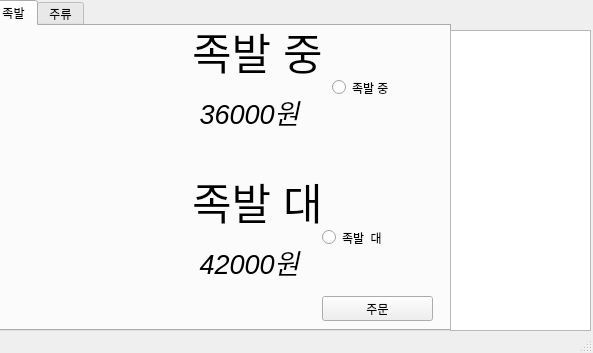
<?xml version="1.0" encoding="UTF-8"?>
<ui version="4.0">
 <class>MainWindow</class>
 <widget class="QMainWindow" name="MainWindow">
  <property name="geometry">
   <rect>
    <x>0</x>
    <y>0</y>
    <width>593</width>
    <height>353</height>
   </rect>
  </property>
  <property name="windowTitle">
   <string>MainWindow</string>
  </property>
  <widget class="QWidget" name="centralwidget">
   <widget class="QTabWidget" name="tabWidget">
    <property name="geometry">
     <rect>
      <x>-10</x>
      <y>0</y>
      <width>461</width>
      <height>331</height>
     </rect>
    </property>
    <property name="currentIndex">
     <number>0</number>
    </property>
    <widget class="QWidget" name="widget">
     <attribute name="title">
      <string>족발</string>
     </attribute>
     <widget class="QLabel" name="label_2">
      <property name="geometry">
       <rect>
        <x>0</x>
        <y>0</y>
        <width>181</width>
        <height>141</height>
       </rect>
      </property>
      <property name="text">
       <string/>
      </property>
      <property name="pixmap">
       <pixmap>jok_l.jpg</pixmap>
      </property>
      <property name="scaledContents">
       <bool>true</bool>
      </property>
     </widget>
     <widget class="QLabel" name="label">
      <property name="geometry">
       <rect>
        <x>0</x>
        <y>150</y>
        <width>181</width>
        <height>141</height>
       </rect>
      </property>
      <property name="text">
       <string/>
      </property>
      <property name="pixmap">
       <pixmap>images.jpeg</pixmap>
      </property>
      <property name="scaledContents">
       <bool>true</bool>
      </property>
     </widget>
     <widget class="QLabel" name="label_6">
      <property name="geometry">
       <rect>
        <x>200</x>
        <y>0</y>
        <width>131</width>
        <height>51</height>
       </rect>
      </property>
      <property name="font">
       <font>
        <pointsize>32</pointsize>
       </font>
      </property>
      <property name="text">
       <string>족발 중 </string>
      </property>
      <property name="scaledContents">
       <bool>true</bool>
      </property>
     </widget>
     <widget class="QLabel" name="label_7">
      <property name="geometry">
       <rect>
        <x>200</x>
        <y>150</y>
        <width>131</width>
        <height>51</height>
       </rect>
      </property>
      <property name="font">
       <font>
        <pointsize>32</pointsize>
       </font>
      </property>
      <property name="text">
       <string>족발 대</string>
      </property>
      <property name="scaledContents">
       <bool>true</bool>
      </property>
     </widget>
     <widget class="QLabel" name="label_9">
      <property name="geometry">
       <rect>
        <x>200</x>
        <y>220</y>
        <width>111</width>
        <height>31</height>
       </rect>
      </property>
      <property name="font">
       <font>
        <pointsize>20</pointsize>
        <italic>true</italic>
       </font>
      </property>
      <property name="text">
       <string> 42000원</string>
      </property>
     </widget>
     <widget class="QLabel" name="label_10">
      <property name="geometry">
       <rect>
        <x>200</x>
        <y>70</y>
        <width>111</width>
        <height>31</height>
       </rect>
      </property>
      <property name="font">
       <font>
        <pointsize>20</pointsize>
        <italic>true</italic>
       </font>
      </property>
      <property name="text">
       <string> 36000원</string>
      </property>
     </widget>
     <widget class="QPushButton" name="pushButton_3">
      <property name="geometry">
       <rect>
        <x>330</x>
        <y>270</y>
        <width>111</width>
        <height>25</height>
       </rect>
      </property>
      <property name="text">
       <string>주문</string>
      </property>
     </widget>
     <widget class="QRadioButton" name="radioButton">
      <property name="geometry">
       <rect>
        <x>340</x>
        <y>50</y>
        <width>112</width>
        <height>23</height>
       </rect>
      </property>
      <property name="text">
       <string>족발 중</string>
      </property>
     </widget>
     <widget class="QRadioButton" name="radioButton_2">
      <property name="geometry">
       <rect>
        <x>330</x>
        <y>200</y>
        <width>112</width>
        <height>23</height>
       </rect>
      </property>
      <property name="text">
       <string>족발  대</string>
      </property>
     </widget>
    </widget>
    <widget class="QWidget" name="tab_2">
     <attribute name="title">
      <string>주류</string>
     </attribute>
     <widget class="QLabel" name="label_3">
      <property name="geometry">
       <rect>
        <x>50</x>
        <y>10</y>
        <width>51</width>
        <height>111</height>
       </rect>
      </property>
      <property name="text">
       <string/>
      </property>
      <property name="pixmap">
       <pixmap>진로.jpg</pixmap>
      </property>
      <property name="scaledContents">
       <bool>true</bool>
      </property>
     </widget>
     <widget class="QLabel" name="label_4">
      <property name="geometry">
       <rect>
        <x>50</x>
        <y>150</y>
        <width>51</width>
        <height>131</height>
       </rect>
      </property>
      <property name="text">
       <string/>
      </property>
      <property name="pixmap">
       <pixmap>참이슬.jpeg</pixmap>
      </property>
      <property name="scaledContents">
       <bool>true</bool>
      </property>
     </widget>
     <widget class="QLabel" name="label_13">
      <property name="geometry">
       <rect>
        <x>120</x>
        <y>10</y>
        <width>201</width>
        <height>51</height>
       </rect>
      </property>
      <property name="font">
       <font>
        <pointsize>32</pointsize>
       </font>
      </property>
      <property name="text">
       <string>       진로</string>
      </property>
      <property name="scaledContents">
       <bool>true</bool>
      </property>
     </widget>
     <widget class="QLabel" name="label_14">
      <property name="geometry">
       <rect>
        <x>130</x>
        <y>170</y>
        <width>171</width>
        <height>51</height>
       </rect>
      </property>
      <property name="font">
       <font>
        <pointsize>32</pointsize>
       </font>
      </property>
      <property name="text">
       <string>    참이슬</string>
      </property>
      <property name="scaledContents">
       <bool>true</bool>
      </property>
     </widget>
     <widget class="QLabel" name="label_11">
      <property name="geometry">
       <rect>
        <x>180</x>
        <y>80</y>
        <width>111</width>
        <height>31</height>
       </rect>
      </property>
      <property name="font">
       <font>
        <pointsize>20</pointsize>
        <italic>true</italic>
       </font>
      </property>
      <property name="text">
       <string> 5000원</string>
      </property>
     </widget>
     <widget class="QLabel" name="label_12">
      <property name="geometry">
       <rect>
        <x>180</x>
        <y>240</y>
        <width>111</width>
        <height>31</height>
       </rect>
      </property>
      <property name="font">
       <font>
        <pointsize>20</pointsize>
        <italic>true</italic>
       </font>
      </property>
      <property name="text">
       <string> 5000원</string>
      </property>
     </widget>
     <widget class="QPushButton" name="pushButton">
      <property name="geometry">
       <rect>
        <x>330</x>
        <y>270</y>
        <width>111</width>
        <height>25</height>
       </rect>
      </property>
      <property name="text">
       <string>주문</string>
      </property>
     </widget>
     <widget class="QRadioButton" name="radioButton_3">
      <property name="geometry">
       <rect>
        <x>320</x>
        <y>60</y>
        <width>112</width>
        <height>23</height>
       </rect>
      </property>
      <property name="text">
       <string>진로</string>
      </property>
     </widget>
     <widget class="QRadioButton" name="radioButton_4">
      <property name="geometry">
       <rect>
        <x>310</x>
        <y>220</y>
        <width>112</width>
        <height>23</height>
       </rect>
      </property>
      <property name="text">
       <string>참이슬</string>
      </property>
     </widget>
    </widget>
   </widget>
   <widget class="QListWidget" name="listWidget_cart">
    <property name="geometry">
     <rect>
      <x>450</x>
      <y>30</y>
      <width>141</width>
      <height>301</height>
     </rect>
    </property>
   </widget>
  </widget>
  <widget class="QStatusBar" name="statusbar"/>
 </widget>
 <resources/>
 <connections/>
</ui>
